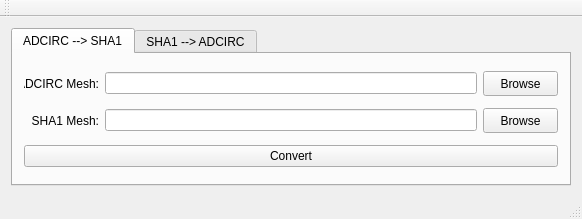
<?xml version="1.0" encoding="UTF-8"?>
<ui version="4.0">
 <class>MainWindow</class>
 <widget class="QMainWindow" name="MainWindow">
  <property name="geometry">
   <rect>
    <x>0</x>
    <y>0</y>
    <width>582</width>
    <height>219</height>
   </rect>
  </property>
  <property name="windowTitle">
   <string>ADCIRC to SHA1 Converter</string>
  </property>
  <widget class="QWidget" name="centralWidget">
   <layout class="QVBoxLayout" name="verticalLayout">
    <item>
     <widget class="QTabWidget" name="tabWidget">
      <property name="currentIndex">
       <number>0</number>
      </property>
      <widget class="QWidget" name="tab">
       <attribute name="title">
        <string>ADCIRC --&gt; SHA1</string>
       </attribute>
       <layout class="QVBoxLayout" name="verticalLayout_2">
        <item>
         <layout class="QHBoxLayout" name="horizontalLayout">
          <item>
           <widget class="QLabel" name="label">
            <property name="minimumSize">
             <size>
              <width>75</width>
              <height>0</height>
             </size>
            </property>
            <property name="maximumSize">
             <size>
              <width>75</width>
              <height>16777215</height>
             </size>
            </property>
            <property name="text">
             <string>ADCIRC Mesh:</string>
            </property>
            <property name="alignment">
             <set>Qt::AlignRight|Qt::AlignTrailing|Qt::AlignVCenter</set>
            </property>
           </widget>
          </item>
          <item>
           <widget class="QLineEdit" name="text_fromAdcirc">
            <property name="readOnly">
             <bool>true</bool>
            </property>
           </widget>
          </item>
          <item>
           <widget class="QPushButton" name="browse_fromAdcirc">
            <property name="minimumSize">
             <size>
              <width>75</width>
              <height>25</height>
             </size>
            </property>
            <property name="maximumSize">
             <size>
              <width>75</width>
              <height>25</height>
             </size>
            </property>
            <property name="text">
             <string>Browse</string>
            </property>
           </widget>
          </item>
         </layout>
        </item>
        <item>
         <layout class="QHBoxLayout" name="horizontalLayout_2">
          <item>
           <widget class="QLabel" name="label_2">
            <property name="minimumSize">
             <size>
              <width>75</width>
              <height>0</height>
             </size>
            </property>
            <property name="maximumSize">
             <size>
              <width>75</width>
              <height>16777215</height>
             </size>
            </property>
            <property name="text">
             <string>SHA1 Mesh:</string>
            </property>
            <property name="alignment">
             <set>Qt::AlignRight|Qt::AlignTrailing|Qt::AlignVCenter</set>
            </property>
           </widget>
          </item>
          <item>
           <widget class="QLineEdit" name="text_toSha">
            <property name="readOnly">
             <bool>true</bool>
            </property>
           </widget>
          </item>
          <item>
           <widget class="QPushButton" name="browse_toSha">
            <property name="minimumSize">
             <size>
              <width>75</width>
              <height>25</height>
             </size>
            </property>
            <property name="maximumSize">
             <size>
              <width>75</width>
              <height>25</height>
             </size>
            </property>
            <property name="text">
             <string>Browse</string>
            </property>
           </widget>
          </item>
         </layout>
        </item>
        <item>
         <widget class="QPushButton" name="button_toSha">
          <property name="text">
           <string>Convert</string>
          </property>
         </widget>
        </item>
       </layout>
      </widget>
      <widget class="QWidget" name="tab_2">
       <attribute name="title">
        <string>SHA1 --&gt; ADCIRC</string>
       </attribute>
       <layout class="QVBoxLayout" name="verticalLayout_3">
        <item>
         <layout class="QHBoxLayout" name="horizontalLayout_4">
          <item>
           <widget class="QLabel" name="label_3">
            <property name="minimumSize">
             <size>
              <width>75</width>
              <height>0</height>
             </size>
            </property>
            <property name="maximumSize">
             <size>
              <width>75</width>
              <height>16777215</height>
             </size>
            </property>
            <property name="text">
             <string>SHA1 Mesh:</string>
            </property>
            <property name="alignment">
             <set>Qt::AlignRight|Qt::AlignTrailing|Qt::AlignVCenter</set>
            </property>
           </widget>
          </item>
          <item>
           <widget class="QLineEdit" name="text_fromSha">
            <property name="readOnly">
             <bool>true</bool>
            </property>
           </widget>
          </item>
          <item>
           <widget class="QPushButton" name="browse_fromSha">
            <property name="minimumSize">
             <size>
              <width>75</width>
              <height>25</height>
             </size>
            </property>
            <property name="maximumSize">
             <size>
              <width>75</width>
              <height>25</height>
             </size>
            </property>
            <property name="text">
             <string>Browse</string>
            </property>
           </widget>
          </item>
         </layout>
        </item>
        <item>
         <layout class="QHBoxLayout" name="horizontalLayout_3">
          <item>
           <widget class="QLabel" name="label_4">
            <property name="minimumSize">
             <size>
              <width>75</width>
              <height>0</height>
             </size>
            </property>
            <property name="maximumSize">
             <size>
              <width>75</width>
              <height>16777215</height>
             </size>
            </property>
            <property name="text">
             <string>ADCIRC Mesh:</string>
            </property>
            <property name="alignment">
             <set>Qt::AlignRight|Qt::AlignTrailing|Qt::AlignVCenter</set>
            </property>
           </widget>
          </item>
          <item>
           <widget class="QLineEdit" name="text_toAdc">
            <property name="readOnly">
             <bool>true</bool>
            </property>
           </widget>
          </item>
          <item>
           <widget class="QPushButton" name="browse_toAdc">
            <property name="minimumSize">
             <size>
              <width>75</width>
              <height>25</height>
             </size>
            </property>
            <property name="maximumSize">
             <size>
              <width>75</width>
              <height>25</height>
             </size>
            </property>
            <property name="text">
             <string>Browse</string>
            </property>
           </widget>
          </item>
         </layout>
        </item>
        <item>
         <widget class="QPushButton" name="button_toAdc">
          <property name="text">
           <string>Convert</string>
          </property>
         </widget>
        </item>
       </layout>
      </widget>
     </widget>
    </item>
   </layout>
  </widget>
  <widget class="QMenuBar" name="menuBar">
   <property name="geometry">
    <rect>
     <x>0</x>
     <y>0</y>
     <width>582</width>
     <height>21</height>
    </rect>
   </property>
  </widget>
  <widget class="QToolBar" name="mainToolBar">
   <attribute name="toolBarArea">
    <enum>TopToolBarArea</enum>
   </attribute>
   <attribute name="toolBarBreak">
    <bool>false</bool>
   </attribute>
  </widget>
  <widget class="QStatusBar" name="statusBar"/>
 </widget>
 <layoutdefault spacing="6" margin="11"/>
 <resources/>
 <connections/>
</ui>
